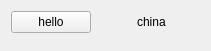
<?xml version="1.0" encoding="UTF-8"?>
<ui version="4.0">
 <class>MultiLangWidget</class>
 <widget class="QWidget" name="MultiLangWidget">
  <property name="geometry">
   <rect>
    <x>0</x>
    <y>0</y>
    <width>211</width>
    <height>51</height>
   </rect>
  </property>
  <property name="windowTitle">
   <string>Form</string>
  </property>
  <layout class="QFormLayout" name="formLayout">
   <item row="0" column="0">
    <layout class="QHBoxLayout" name="horizontalLayout">
     <item>
      <widget class="QPushButton" name="pushButton">
       <property name="text">
        <string>hello</string>
       </property>
      </widget>
     </item>
     <item>
      <spacer name="horizontalSpacer">
       <property name="orientation">
        <enum>Qt::Horizontal</enum>
       </property>
       <property name="sizeHint" stdset="0">
        <size>
         <width>40</width>
         <height>20</height>
        </size>
       </property>
      </spacer>
     </item>
     <item>
      <widget class="QLabel" name="label">
       <property name="text">
        <string>china</string>
       </property>
      </widget>
     </item>
    </layout>
   </item>
  </layout>
 </widget>
 <resources/>
 <connections/>
</ui>
